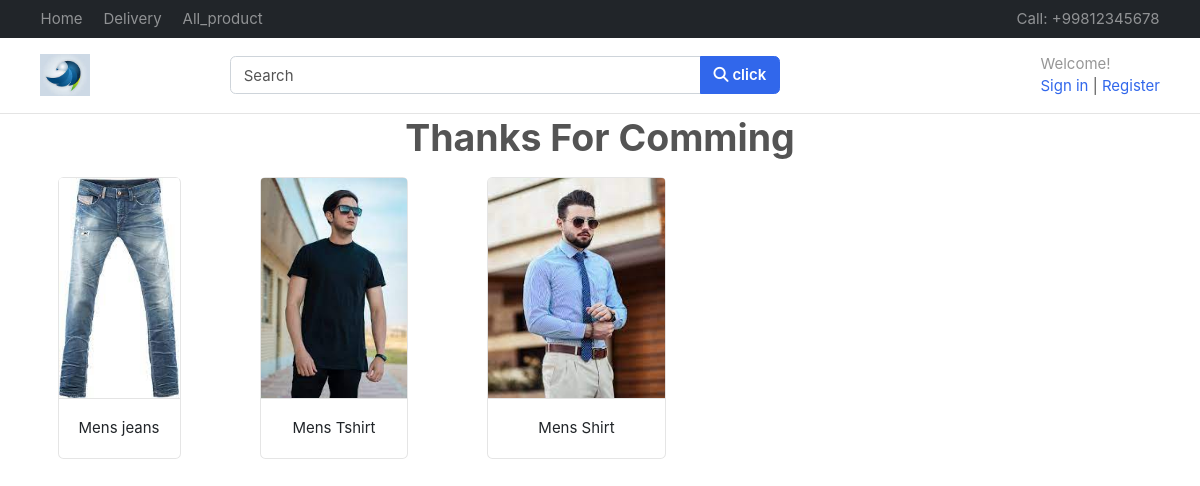
The page / on the database its author committed.
### products/models.py (models this page shows, shortened)
class Category (BaseModel1):
    category_name = models.CharField(max_length=100)
    slug=models.SlugField(unique=True, null=True, blank=True)
    category_image=models.ImageField(upload_to='catgories')

### home/views.py (the view)
# urls.py: path('', index_page,name="Index"),
def index_page(request):
    products=Category.objects.all()
    return render(request, "home/index.html",{'data':products})

### templates/home/index.html
{% extends "base/base.html"%}
{%block start%}
<center><h1>Thanks For Comming <style>text-agile:centre</style></h1></center>
{% for i in data %}
    <div class="d-inline-flex p-2">
        <div class="container" style="padding-left:50px;">
                <figure class="card card-product-grid">
                    <div class="img-wrap"> <img src="/media/{{i.category_image}}"> </div>
                    <figcaption class="info-wrap border-top" >
                        <a href="{% url 'product_Detail_page' i.slug %}" class="title" style="text-align: center;"> {{i.category_name}}</a>
                    </figcaption>
                </figure>
        </div>
    </div>
    {% endfor%}
{%endblock%}

### public/static/css/ui.css (style rules this page uses)
html { font-family: 'Inter', sans-serif; font-size: 15px; }
.img-wrap { text-align: center; display: block; }
.img-wrap img { max-width: 100%; }
figure { margin-bottom: 0; }
.card .title { color: #212529; }
[class*='card-product'] a.title { color: #212529; display: block; }
[class*='card-product'] .img-wrap { overflow: hidden; position: relative; }
[class*='card-product'] .img-wrap img { height: 100%; max-width: 100%; width: auto; display: inline-block; object-fit: cover; }
.card-product-grid { margin-bottom: 20px; }
.card-product-grid .img-wrap { border-radius: 0.2rem 0.2rem 0 0; height: 220px; }
.card-product-grid .info-wrap { overflow: hidden; padding: 18px 20px; }
.card .img-wrap { overflow: hidden; }

### rows shown on the page
Category: category_image (picture), category_name "Mens jeans"
Category: category_image (picture), category_name "Mens Tshirt"
Category: category_image (picture), category_name "Mens Shirt"
